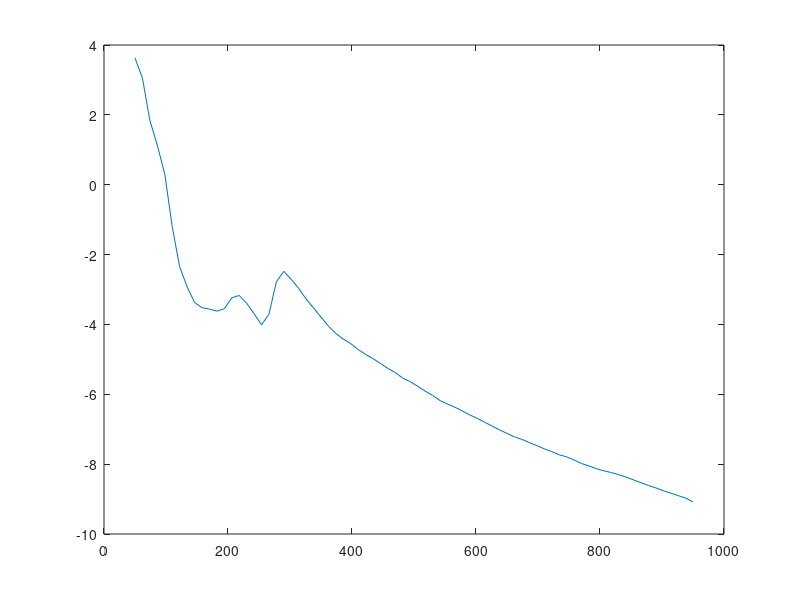

MATLAB code to generate this figure:
%% Computes the sandbar location 

% load the wave data and topography
%load('wavedata20160428_11am') % output is "wavedata", y = 950 m
load('topograpy_y956_042816_1118.mat') % output is "topo_y956", y = 956 m


xCoord = 50:12:950; xCoord = xCoord'; 
domain = [50, 950]; 
numPoint = length(xCoord); % 76
dx = (domain(2) - domain(1))/(numPoint - 1); % 12
hCoord = -topo_y956;

topo = topo_y956;

%% Main variables for sandbar location:
% topo is the topography profile 
% xCoord is the corresponding x values that go along with the topography
% plot(xCoord, topo)


%% Initialize an array for the derivative of topography, 
% note that the derivative array has 1 less entry than the topography
% array
topoDerivative = zeros(size(xCoord)-[1,0]);
topoDerivative(1) = (topo(2) - topo(1))/dx; %initial derivative from finite difference

for ii = 2:(length(xCoord)-1)
    topoDerivative(ii) = (topo(ii+1) - topo(ii-1))/(2*dx); % middle derivatives from central difference
end
topoDerivative(end) = (topo(end) - topo(length(xCoord)-1))/dx; % final derivative from finmite difference

peakXCoord = zeros(size(xCoord)); % make an array to store the locations of the peaks
peakIndices = zeros(size(xCoord));
for ii = 2:length(topoDerivative)
    if sign(topoDerivative(ii-1)) > sign(topoDerivative(ii)) 
        % if the sign switches from positive to negative,
        % we have a local max 
        peakXCoord(ii) = xCoord(ii); %
        peakIndices(ii) = ii;
    end
end
peakIndices = nonzeros(peakIndices);
peakXCoord = nonzeros(peakXCoord);
plot(xCoord, topo) % compare peakXcoord with picture
                   % note that peak Xcoord is slightly off
                   % since the derivative array is 1 entry shorter

